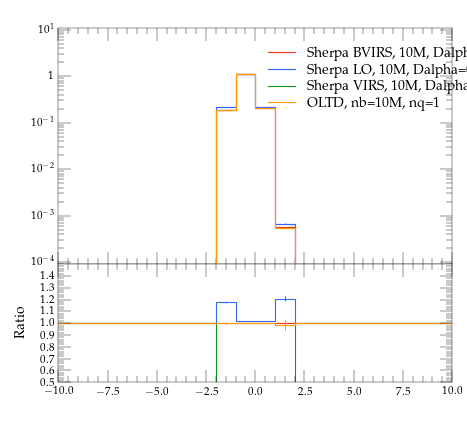

The Python source for this figure:
#! /usr/bin/env python

# This Python script was auto-generated using YODA v2.0.0.
# Analysis object: /evtb/cutEg_t_y
# Timestamp: 15-04-2024 (14:31:35)

import matplotlib as mpl
import matplotlib.pyplot as plt
mpl.use('Agg') # comment out for interactive use
import os
import numpy as np

plotDir = os.path.split(os.path.realpath(__file__))[0]
if 'YODA_USER_PLOT_PATH' in globals():
    plot_outdir = globals()['YODA_USER_PLOT_PATH']
else:
    plot_outdir = plotDir

#plot style
plt.style.use(os.path.join(plotDir, '../default.mplstyle'))
# plot metadata
figW, figH = plt.rcParams['figure.figsize']
ax_xLabel = r''
ax_yLabel = r''
ax_title  = r''
ax_xScale = 'linear'
ax_yScale = 'log'
xLims = (-10.0, 10.0)
yLims = (9e-05, 11.0)

# TeX-friendly labels for the legend
labels = [ r"Sherpa BVIRS, 10M, Dalpha=0.01", r"Sherpa LO, 10M, Dalpha=0.01", r"Sherpa VIRS, 10M, Dalpha=0.01", r"OLTD, nb=10M, nq=1" ]

# Create figure and axis objects
fig, (ax, ratio0_ax) = plt.subplots(2, 1, sharex=True,
                  figsize=(figW,figH), gridspec_kw={'height_ratios': (2, 1)})
ratio0_ax.yaxis.set_major_locator(mpl.ticker.MultipleLocator(0.1))
ratio0_ax.set_ylim(0.5, 1.4999)
ratio0_ax.set_ylabel('Ratio')

# LineColor map: curve index -> color
linecolors = {0: '#EE3311', 1: '#3366FF', 2: '#109618', 3: '#FF9900'}
# the numerical data is stored in a separate file
dataf = dict()
prefix = os.path.split(__file__)[0]
if prefix:    prefix = prefix + '/'
exec(open(prefix+'cutEg_t_y__data.py').read(), dataf)


legend_handles = [] # keep track of handles for the legend

# style options for curves
# starts at zorder>=5 to draw curve on top of legend
styles = {
  'curve0': {
    'color' : linecolors[0],
    'linestyle' : '-',
    'marker' : 'o',
    'zorder' : 5,
    'histstyle' : True,
  },
  'curve1': {
    'color' : linecolors[1],
    'linestyle' : '-',
    'marker' : 'o',
    'zorder' : 6,
    'histstyle' : True,
  },
  'curve2': {
    'color' : linecolors[2],
    'linestyle' : '-',
    'marker' : 'o',
    'zorder' : 7,
    'histstyle' : True,
  },
  'curve3': {
    'color' : linecolors[3],
    'linestyle' : '-',
    'marker' : 'o',
    'zorder' : 8,
    'histstyle' : True,
  },
}
# curve from input yoda files in main panel
for label in dataf['yvals'].keys():
    if all(np.isnan(v) for v in dataf['yvals'][label]):
        continue
    tmp = None
    if styles[label]['histstyle']: # draw as histogram
        tmp, = ax.plot(dataf['xedges'], dataf['yedges'][label],
                       color=styles[label]['color'],
                       linestyle=styles[label]['linestyle'],
                       drawstyle='steps-pre', solid_joinstyle='miter',
                       zorder=styles[label]['zorder'], label=label)
        ax.errorbar(dataf['xpoints'], dataf['yvals'][label], color=styles[label]['color'],
                    xerr=dataf['xerrs'], yerr=[dataf['ydowns'][label], dataf['yups'][label]],
                    linestyle='none', zorder=styles[label]['zorder'])
    else: # draw as scatter
        tmp = ax.errorbar(dataf['xpoints'], dataf['yvals'][label],
                          xerr=dataf['xerrs'],
                          yerr=[ dataf['ydowns'][label],
                          dataf['yups'][label] ],
                          fmt=styles[label]['marker'],
                          ecolor=styles[label]['color'],
                          color=styles[label]['color'], zorder=2)
        tmp[-1][0].set_linestyle(styles[label]['linestyle'])
    legend_handles += [tmp]
    for varLabel in dataf['variation_yvals'].keys():
        if varLabel.startswith(label):
            tmp, = ax.plot(dataf['xedges'], dataf['variation_yvals'][varLabel],
                           color=styles[label]['color'],
                           linestyle=styles[label]['linestyle'],
                           drawstyle='steps-pre', solid_joinstyle='miter',
                           zorder=styles[label]['zorder'], alpha=0.5)


# plots on ratio panel
# curve from input yoda files in ratio panel
for label, yvals in dataf['ratio0_yvals'].items():
    if all(np.isnan(v) for v in yvals):
        continue
    if styles[label]['histstyle']: # plot as histogram
        ratio0_ax.plot(dataf['xedges'], yvals,
                       color=styles[label]['color'],
                       linestyle=styles[label]['linestyle'],
                       drawstyle='steps-pre', zorder=1,
                       solid_joinstyle='miter')
        ratio0_ax.vlines(dataf['xpoints'],
                         dataf['ratio0_ymin'][label],
                         dataf['ratio0_ymax'][label],
                         color=styles[label]['color'], zorder=1)
    else: # plot as scatter
        tmp = ratio0_ax.errorbar(dataf['xpoints'],
                                 yvals, xerr=dataf['xerrs'],
                                 yerr=dataf['ratio0_yerrs'][label],
                                 fmt=styles[label]['marker'],
                                 ecolor=styles[label]['color'],
                                 color=styles[label]['color'])
        tmp[-1][0].set_linestyle(styles[label]['linestyle'])

    for varlabel in dataf['ratio0_variation_vals'].keys():
        if varlabel.startswith(label):
            ratio0_ax.plot(dataf['xedges'],
                            dataf['ratio0_variation_vals'][varlabel],
                            color=styles[label]['color'],
                            linestyle=styles[label]['linestyle'],
                            drawstyle='steps-pre', solid_joinstyle='miter',
                            zorder=1, alpha=0.5)

legend_pos = (0.5, 0.97)
ax.legend(legend_handles, labels, loc='upper left', bbox_to_anchor=legend_pos)

# set plot metadata as defined above
ratio0_ax.set_xlabel(ax_xLabel)
ratio0_ax.xaxis.set_label_coords(1., -.15)
ax.set_ylabel(ax_yLabel, loc='top')
ax.set_title(ax_title, loc='left')
ax.set_xscale(ax_xScale)
ax.set_yscale(ax_yScale)
ax.set_xlim(xLims)
ax.set_ylim(yLims)

# tick formatting
plt.rcParams['xtick.top'] = True
plt.rcParams['ytick.right'] = True
ax.yaxis.set_major_locator(mpl.ticker.LogLocator(base=10.0, numticks=np.inf))
ax.yaxis.set_minor_locator(mpl.ticker.LogLocator(
                           base=10.0, subs=np.arange(0.1, 1, 0.1), numticks=np.inf))
fig.align_ylabels((ax, ratio0_ax))
plt.savefig(os.path.join(plot_outdir, 'cutEg_t_y.pdf'), format='PDF')
plt.savefig(os.path.join(plot_outdir, 'cutEg_t_y.png'), format='PNG')

plt.close(fig)
